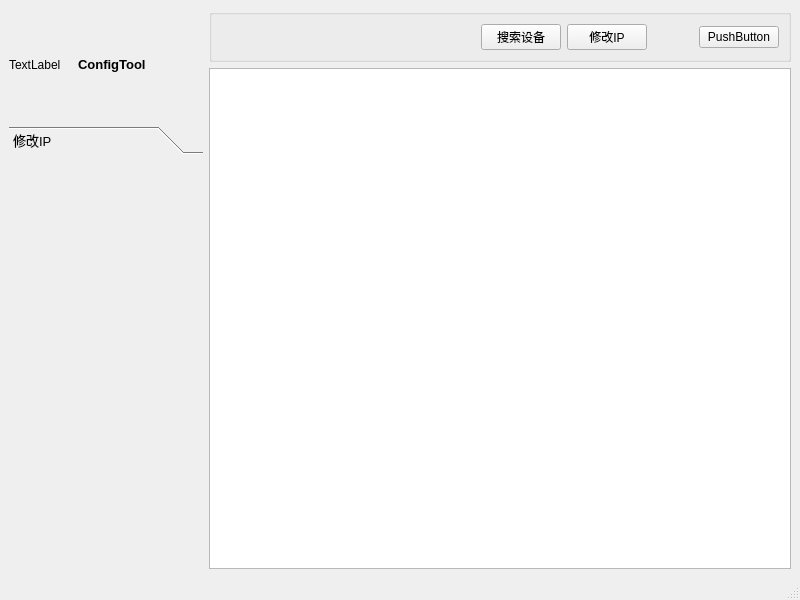
<?xml version="1.0" encoding="UTF-8"?>
<ui version="4.0">
 <class>MainWindow</class>
 <widget class="QMainWindow" name="MainWindow">
  <property name="geometry">
   <rect>
    <x>0</x>
    <y>0</y>
    <width>800</width>
    <height>600</height>
   </rect>
  </property>
  <property name="windowTitle">
   <string>MainWindow</string>
  </property>
  <widget class="QWidget" name="centralwidget">
   <layout class="QHBoxLayout" name="horizontalLayout_4">
    <item>
     <layout class="QHBoxLayout" name="horizontalLayout_2" stretch="1,3">
      <item>
       <layout class="QVBoxLayout" name="verticalLayout_7" stretch="1,4">
        <item>
         <layout class="QHBoxLayout" name="horizontalLayout_3" stretch="1,2">
          <item>
           <widget class="QLabel" name="appLabel">
            <property name="text">
             <string>TextLabel</string>
            </property>
           </widget>
          </item>
          <item>
           <widget class="QLabel" name="appText">
            <property name="font">
             <font>
              <pointsize>10</pointsize>
              <bold>true</bold>
             </font>
            </property>
            <property name="text">
             <string>ConfigTool</string>
            </property>
           </widget>
          </item>
         </layout>
        </item>
        <item>
         <widget class="QToolBox" name="toolBox">
          <property name="font">
           <font>
            <pointsize>10</pointsize>
           </font>
          </property>
          <property name="currentIndex">
           <number>0</number>
          </property>
          <widget class="QWidget" name="page">
           <property name="geometry">
            <rect>
             <x>0</x>
             <y>0</y>
             <width>192</width>
             <height>412</height>
            </rect>
           </property>
           <attribute name="label">
            <string>修改IP</string>
           </attribute>
          </widget>
         </widget>
        </item>
       </layout>
      </item>
      <item>
       <layout class="QVBoxLayout" name="verticalLayout">
        <item>
         <widget class="QGroupBox" name="groupBox">
          <property name="title">
           <string/>
          </property>
          <layout class="QHBoxLayout" name="horizontalLayout">
           <item>
            <spacer name="horizontalSpacer">
             <property name="orientation">
              <enum>Qt::Horizontal</enum>
             </property>
             <property name="sizeHint" stdset="0">
              <size>
               <width>40</width>
               <height>20</height>
              </size>
             </property>
            </spacer>
           </item>
           <item>
            <widget class="QPushButton" name="btnSearchDev">
             <property name="text">
              <string>搜索设备</string>
             </property>
            </widget>
           </item>
           <item>
            <widget class="QPushButton" name="btnModifyIP">
             <property name="text">
              <string>修改IP</string>
             </property>
            </widget>
           </item>
           <item>
            <widget class="QPushButton" name="btnMinimize">
             <property name="toolTip">
              <string>最小化</string>
             </property>
             <property name="text">
              <string/>
             </property>
             <property name="flat">
              <bool>true</bool>
             </property>
            </widget>
           </item>
           <item>
            <widget class="QPushButton" name="btnClose">
             <property name="toolTip">
              <string>关闭</string>
             </property>
             <property name="text">
              <string>PushButton</string>
             </property>
            </widget>
           </item>
          </layout>
         </widget>
        </item>
        <item>
         <widget class="QTableWidget" name="tableInfo"/>
        </item>
       </layout>
      </item>
     </layout>
    </item>
   </layout>
  </widget>
  <widget class="QStatusBar" name="statusBar"/>
 </widget>
 <resources/>
 <connections>
  <connection>
   <sender>btnMinimize</sender>
   <signal>clicked()</signal>
   <receiver>MainWindow</receiver>
   <slot>showMinimized()</slot>
   <hints>
    <hint type="sourcelabel">
     <x>647</x>
     <y>81</y>
    </hint>
    <hint type="destinationlabel">
     <x>399</x>
     <y>299</y>
    </hint>
   </hints>
  </connection>
  <connection>
   <sender>btnClose</sender>
   <signal>clicked()</signal>
   <receiver>MainWindow</receiver>
   <slot>close()</slot>
   <hints>
    <hint type="sourcelabel">
     <x>737</x>
     <y>81</y>
    </hint>
    <hint type="destinationlabel">
     <x>399</x>
     <y>299</y>
    </hint>
   </hints>
  </connection>
 </connections>
</ui>
